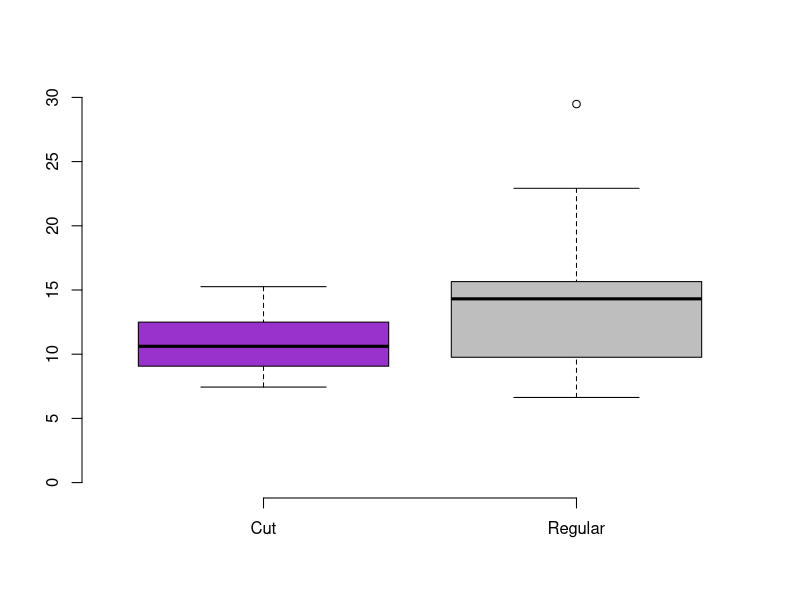
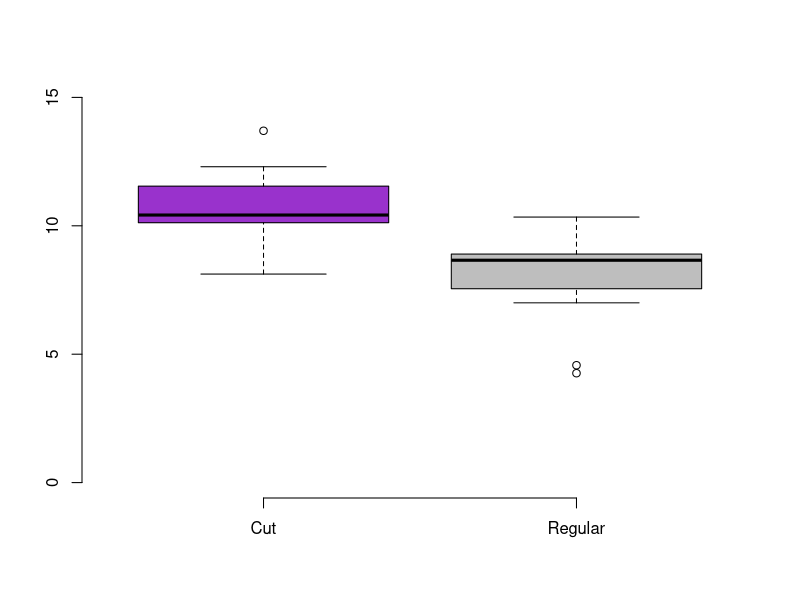
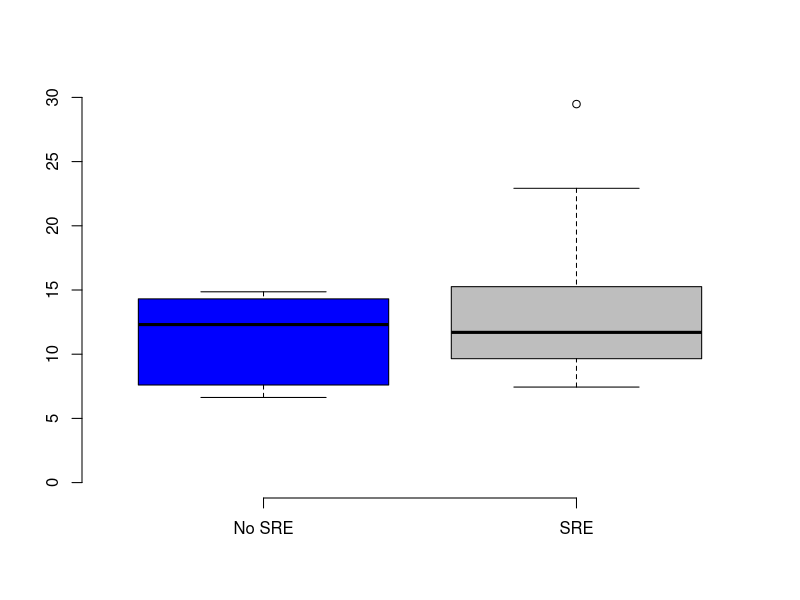
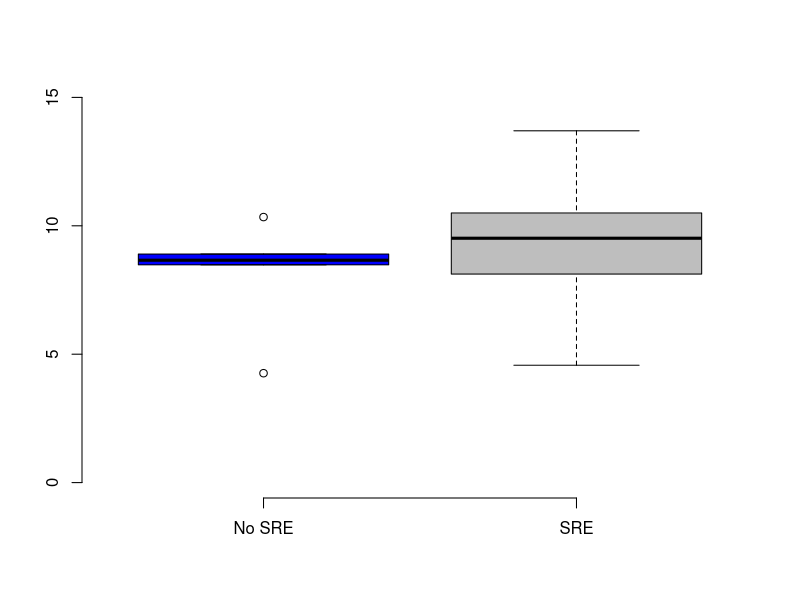

Write R code to recreate these figures, in order.
#Script by Gisel De La Cerda (2023) to create box plots in R for APPS paper Figure 4 

#Cut vs regular tips total output
cut_tips_total <- c(12.2, 11.2, 10.03, 15.26, 8.48, 9.65, 7.44, 12.8)
regular_tips_total <- c(16.15, 22.92, 8.87, 15.16, 14.86, 29.48, 12.31, 14.31, 6.63, 10.65, 7.6)

boxplot (cut_tips_total, regular_tips_total,
         col = c("#9932cc", "gray"),
         names = c("Cut", "Regular"),
         frame = F,
         ylim = c(0,30))

#Cut vs regular N50
cut_tips_n50 <- c(12.3, 10.34, 10.79, 8.12, 13.7, 10.5, 10, 10.24)
regular_tips_n50 <- c(8.9, 8.7, 8.1, 9.02, 8.48, 7, 8.9, 10.34, 8.66, 4.57, 4.26)

boxplot (cut_tips_n50, regular_tips_n50,
         col = c("#9932cc", "gray"),
         names = c("Cut", "Regular"),
         frame = F,
         ylim = c(0,15))

#SRE vs No SRE total 
sre_total <- c(16.15, 22.92, 12.2, 11.2, 10.03, 15.26, 8.48, 9.65, 7.44, 12.8, 8.87, 15.16, 29.48, 10.65)
no_sre_total <- c(14.86, 12.31, 14.31, 6.63, 7.6)

boxplot (no_sre_total, sre_total,
         col = c("blue", "gray"),
         names = c("No SRE", "SRE"),
         frame = F,
         ylim = c(0,30))

#SRE vs No SRE n50
sre_n50 <- c(8.9, 8.7, 12.3, 10.34, 10.79, 8.12, 13.7, 10.5, 10, 10.24, 8.1, 9.03, 7, 4.57)
no_sre_n50 <- c(8.48, 8.9, 10.34, 8.66, 4.26)

boxplot (no_sre_n50, sre_n50,
         col = c("blue", "gray"),
         names = c("No SRE", "SRE"),
         frame = F,
         ylim = c(0,15))


